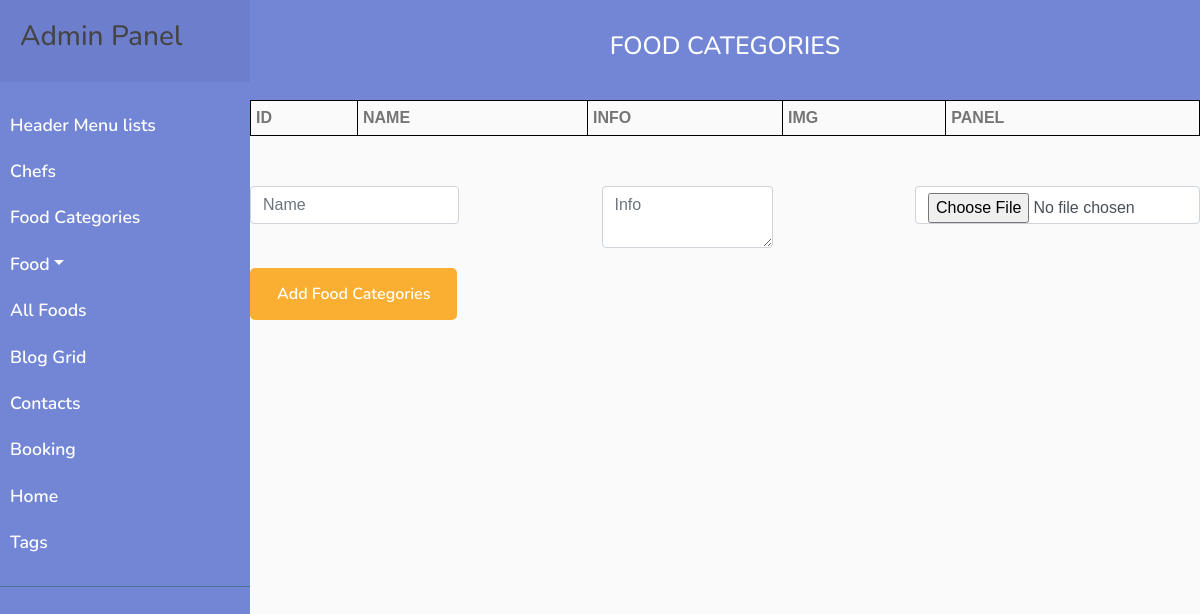
Page /php/admin/foodCategories.php on the earlier database version.
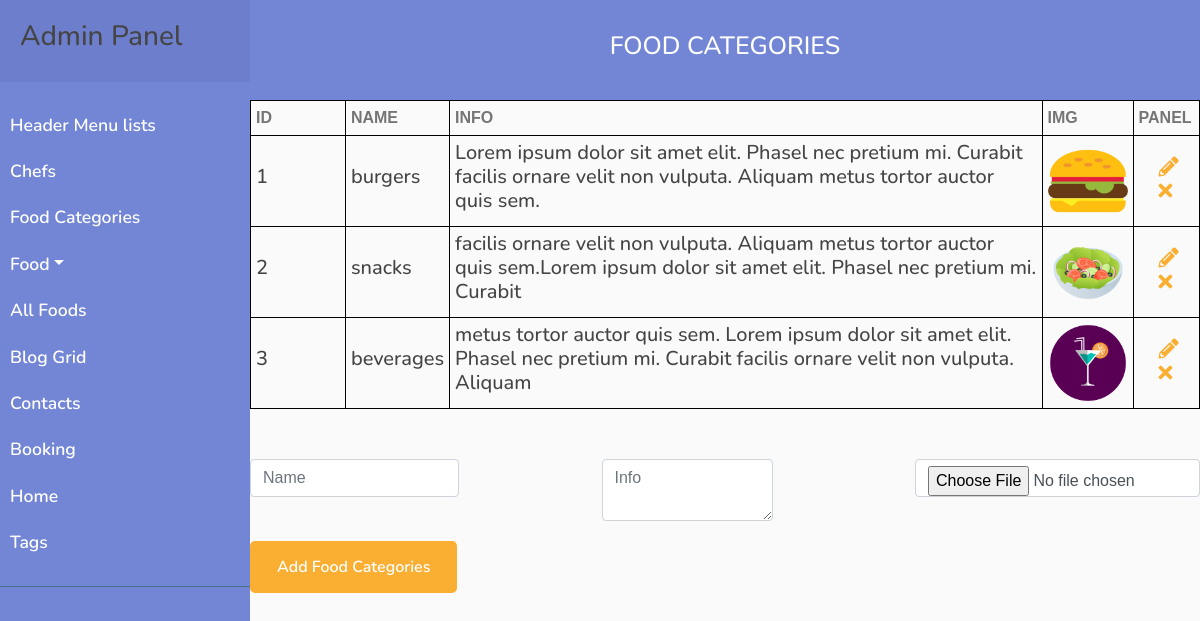
Same page on the later database version.
### tables this page shows
CREATE TABLE `food_categories` (
  `id` int(16) NOT NULL,
  `name` varchar(128) NOT NULL,
  `info` text NOT NULL,
  `img` varchar(128) NOT NULL
);

### php/admin/foodCategories.php (the view, shortened to what this page needs)
<!DOCTYPE html>
<html lang="en">
<head>
    <link href="https://stackpath.bootstrapcdn.com/bootstrap/4.4.1/css/bootstrap.min.css" rel="stylesheet">
    <link href="https://cdnjs.cloudflare.com/ajax/libs/font-awesome/5.10.0/css/all.min.css" rel="stylesheet">
    <link href="../../lib/animate/animate.min.css" rel="stylesheet">
    <link href="../../lib/owlcarousel/assets/owl.carousel.min.css" rel="stylesheet">
    <link href="../../lib/flaticon/font/flaticon.css" rel="stylesheet">
    <link href="../../lib/tempusdominus/css/tempusdominus-bootstrap-4.min.css" rel="stylesheet" />
    <link href="../../css/style.css" rel="stylesheet">
</head>
<body>
    <div class="admin">
        <?php
        require_once "../../components/adminFoodNav.php";
        ?>
        <div class="admin__section admin__section_header-list">
            <div class="admin__section_head">
                <h3 class="admin__section_title">food categories</h3>
            </div>
            <div class="admin__section_content">
                <div class="admin__contact">
                    <table class="admin__table">
                        <tr>
                            <th class="admin__table_title">id</th>
                            <th class="admin__table_title">name</th>
                            <th class="admin__table_title">info</th>
                            <th class="admin__table_title">img</th>
                            <th class="admin__table_title">panel</th>
                        </tr>
                        <?php
                        $query = "SELECT * FROM food_categories";
                        $result = mysqli_query($mysqli, $query);
                        while ($row = mysqli_fetch_assoc($result)) {
                        ?>
                            <tr class="admin__section_item">
                                <td class="admin__section_item_td" style="width: 10%;">
                                    <h3 class="admin__section_item_name"><?php echo $row['id'] ?></h3>
                                </td>
                                <td class="admin__section_item_td">
                                    <h3 class="admin__section_item_name"><?php echo $row['name'] ?></h3>
                                </td>
                                <td class="admin__section_item_td">
                                    <h3 class="admin__section_item_name"><?php echo $row['info'] ?></h3>
                                </td>
                                <td class="admin__section_item_td">
                                    <div class="admin__section_img">
                                        <img src="../../img/foods/<?php echo $row['img'] ?>" alt="<?php echo $row['name'] ?>">
                                    </div>
                                </td>
                                <td class="admin__section_item_td">
                                    <a href="?id=<?php echo $row["id"] ?>">
                                        <i class="example__class admin__icon fas fa-pencil-alt"></i>
                                    </a>
                                    <a href="./foodCategories/remove.php?id=<?php echo $row["id"] ?>">
                                        <i class="admin__icon fas fa-times"></i>
                                    </a>
                                </td>
                            </tr>
                        <?php } ?>
                    </table>
                </div>
                <?php
                $name = '';
                ?>
                <form class="admin__form" action="<?php if (isset($_GET['id'])) {
                                                        echo './foodCategories/update.php';
                                                    } else {
                                                        echo './foodCategories/insert.php';
                                                    } ?>" method="POST" enctype="multipart/form-data">
                    <div class="form__flex">
                        <input class="admin__inp admin__inp_header form-control" type="text" name="name" value="<?php echo $name ?>" placeholder="Name" required>
                        <textarea class="admin__inp admin__inp_food form-control" name="info" placeholder="Info"><?php echo $info ?></textarea>
                        <input class="admin__inp form-control" type="file" name="img" <?php if (!isset($_GET['id'])) {
                                                                                            echo 'required';
                                                                                        } ?>>
                    </div>
                    <div>
                        <button class="btn custom-btn admin__form_btn">Add Food Categories</button>
                    </div>
                </form>
            </div>
        </div>
    </div>
</body>
</html>

Differences in the rows shown:
added food_categories: id "1", name "burgers", info "Lorem ipsum dolor sit amet elit. Phasel nec pretium mi. Curabit facilis ornare velit non vulputa. Aliquam metus tortor auctor quis sem.", img (picture)
added food_categories: id "2", name "snacks", info "facilis ornare velit non vulputa. Aliquam metus tortor auctor quis sem.Lorem ipsum dolor sit amet elit. Phasel nec pretium mi. Curabit", img (picture)
added food_categories: id "3", name "beverages", info "metus tortor auctor quis sem. Lorem ipsum dolor sit amet elit. Phasel nec pretium mi. Curabit facilis ornare velit non vulputa. Aliquam", img (picture)
